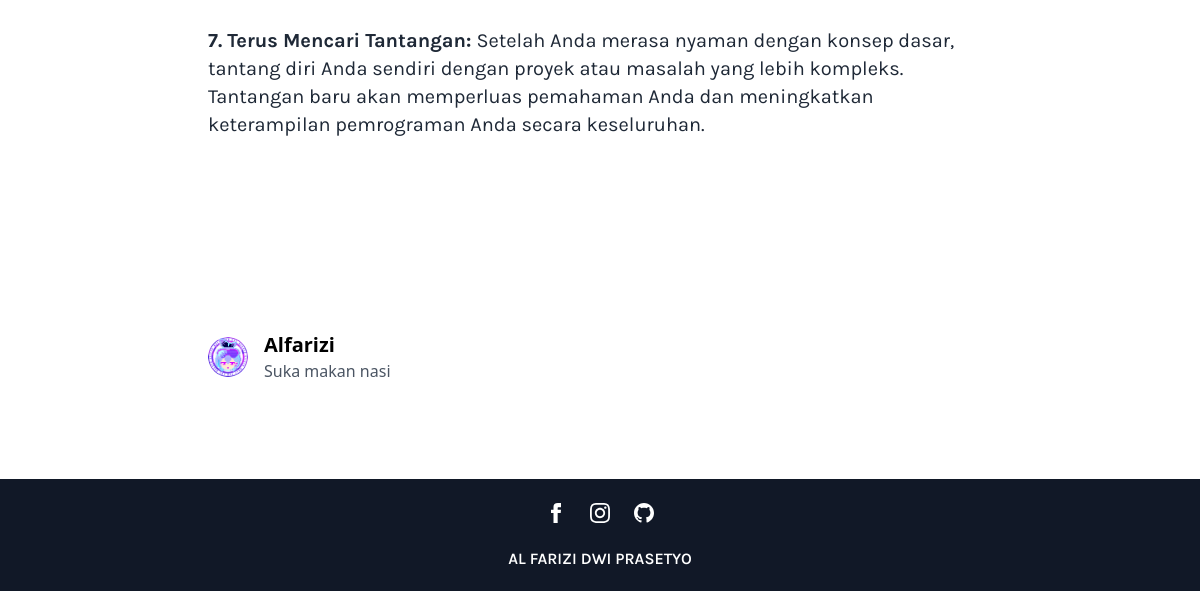
The page /post/9 (lower part) on the database as committed earlier.
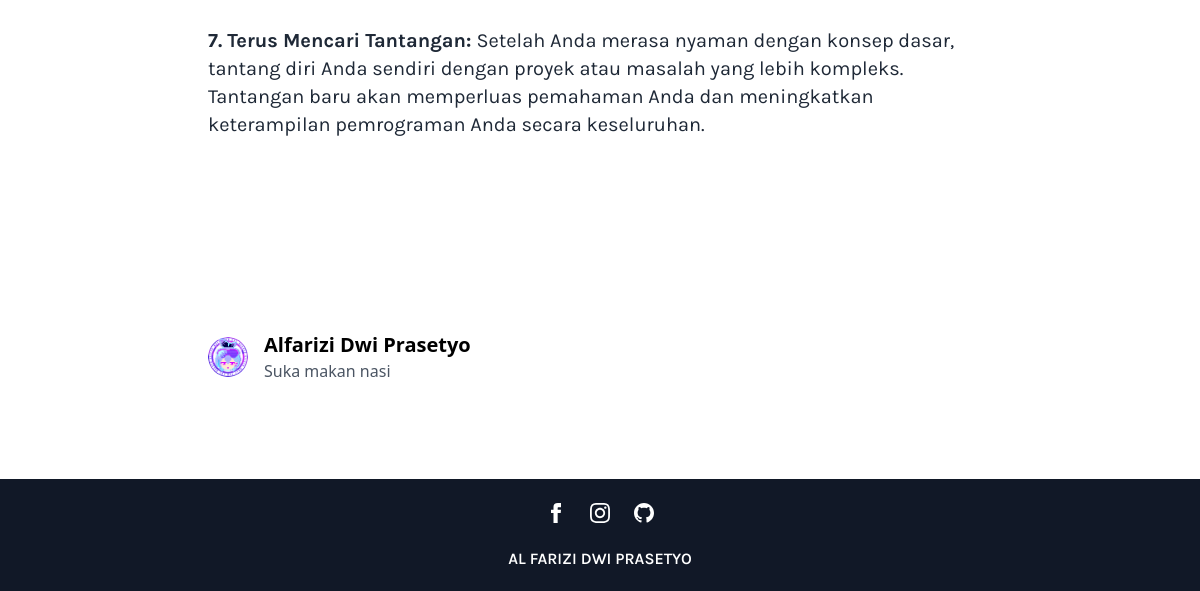
The same page on the database as committed later.
### flaskblog/models.py (models this page shows, shortened)
class User(db.Model, UserMixin):
    id = db.Column(db.Integer, primary_key=True)
    username = db.Column(db.String(20), unique=True, nullable=False)
    email = db.Column(db.String(120), unique=True, nullable=False)
    image_file = db.Column(db.String(20), nullable=False, default='default.jpg')
    password = db.Column(db.String(60), nullable=False)
    role = db.Column(db.String(60))
    posts = db.relationship('Post', backref="author", lazy=True)

### flaskblog/route.py (the view)
@app.route("/post/<int:post_id>")
def post(post_id):
    post = Post.query.get_or_404(post_id)
    return render_template('post.html', title=post.title, post=post)

### flaskblog/templates/post.html (shortened to what this page needs)
{% extends "layout.html" %}
{% block content %}
	<div class="container max-w-5xl mx-auto mt-12">
		<div class="mx-0 sm:mx-6">
			<div class="bg-white w-ful p-8 md:p-24 text-xl md:text-xl text-gray-800 leading-normal">
				{{post.content | safe}}
            </div>
				<div class="flex w-full items-center font-sans p-8 md:p-24">
					<img class="w-10 h-10 rounded-full mr-4" src="{{url_for('static', filename='profile_pics/' + post.author.image_file)}}" alt="Avatar of Author">
					<div class="flex-1">
						<p class="font-bold text-base md:text-xl leading-none">{{ post.author.username }}</p>
						<p class="text-gray-600 text-xs md:text-base">{{post.author.role}}</a></p>
					</div>
				</div>
			</div>
		</div>
{% endblock %}

Rows that differ between the two databases and show on the page:
changed User "Suka makan nasi": author.username "Alfarizi" → "Alfarizi Dwi Prasetyo"
